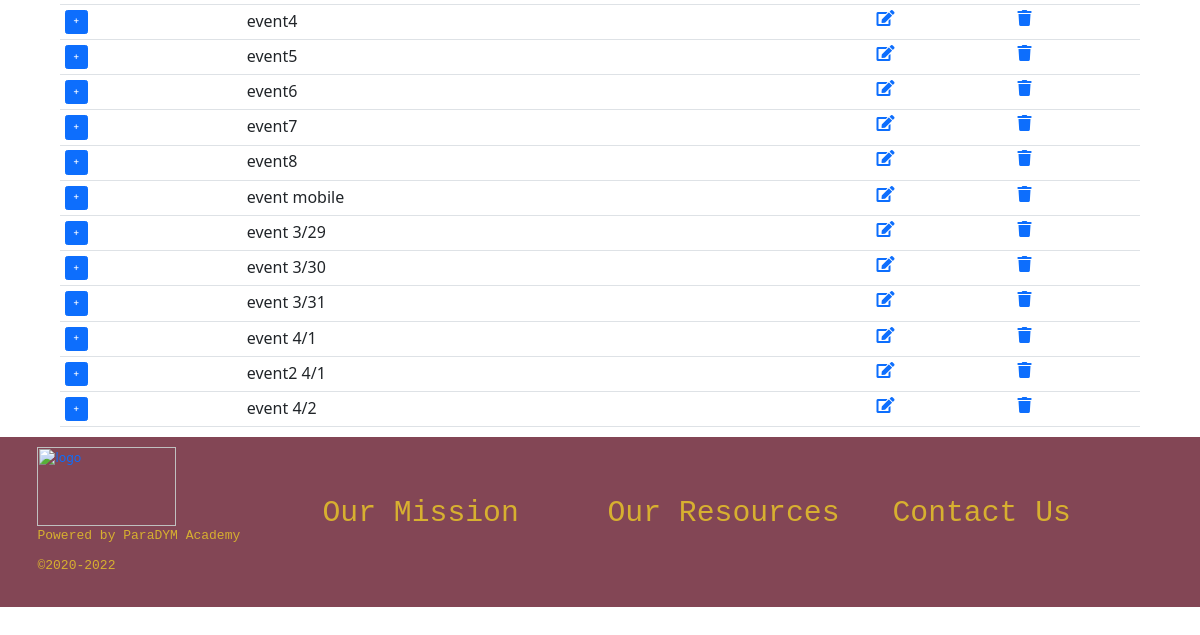
Before: /events (signed in, lower part) with the older database file.
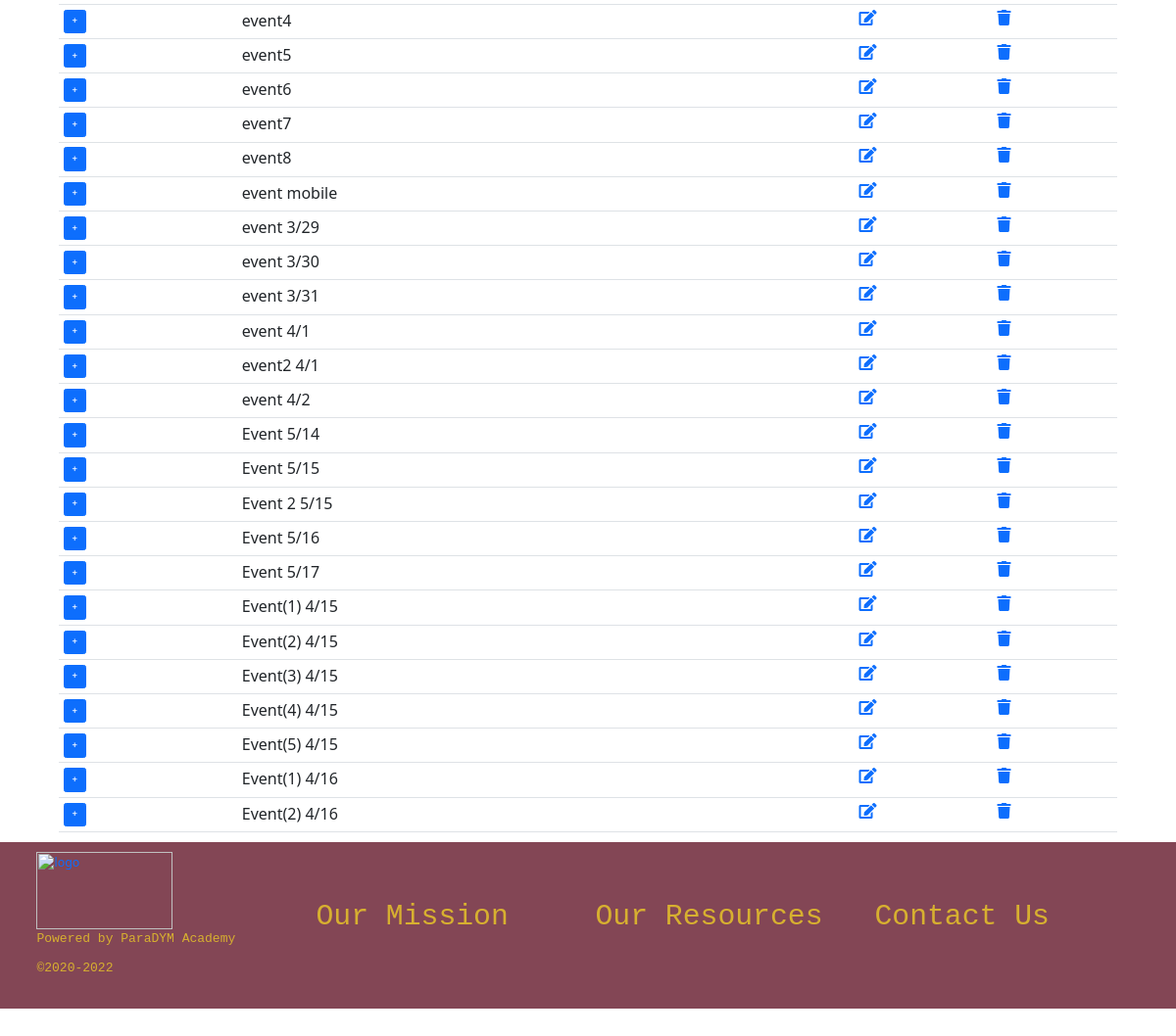
After: the same page with the newer database file.
### ProjectSite/models.py (models this page shows, shortened)
class Event(models.Model):
    EVENT_TAGS = (
        ('Housing', 'Housing'), ('Employment', 'Employment'), ('Education', 'Education'),
        ('Financial Literacy', 'Financial Literacy'), ('Healthcare', 'Healthcare'), ('Mental Health', 'Mental Health'),
        ('Family Engagement', 'Family Engagement'), ('Children Activities', 'Children Activities'), ('Art', 'Art'),
        ('Community Event', 'Community Event'), ('Fundraising', 'Fundraising'), ('Other', 'Other'),
    )
    EVENT_STATUS = (
        (u'Accepted', u'Accepted'),
        (u'Pending', u'Pending'),
        (u'Canceled', u'Canceled'),
        (u'Requested For Change', u'Requested For Change'),
    )
    user = models.ForeignKey(Organization, on_delete=models.CASCADE)
    event_name = models.CharField(max_length=100, null=True, blank=False)
    event_description = models.TextField(max_length=400, null=True, blank=True)
    event_sTime = models.DateTimeField()
    event_eTime = models.DateTimeField()
    event_tag = models.CharField(max_length=30, null=True, choices=EVENT_TAGS)
    event_status = models.CharField(max_length=30, choices=EVENT_STATUS, default='Pending')
    event_date_created = models.DateTimeField(auto_now_add=True, null=True, blank=True)
    event_popper = models.ImageField(null=True, blank=True, upload_to="images/")
    registered = models.ManyToManyField(User, default=None, blank=True, related_name='registeredUser')

### ProjectSite/decorators.py (the view)
        def wrapper_func(request, *args, **kwargs):
            group = None
            if request.user.groups.exists():
                group = request.user.groups.all()[0].name
            if group in allowed_roles:
                return view_func(request, *args, **kwargs)
            else:
                return HttpResponse('You are not authorized to view this page')

### ProjectSite/templatetags/user_tags.py (called while the page is built)
@register.filter(name='has_group')
def has_group(user, group_name):
    return user.groups.filter(name=group_name).exists()

### ProjectSite/views.py (called while the page is built)
@login_required(login_url='login')
@allowed_users(allowed_roles='admin')
def view_events(request):
    orgevents = OrgEvent.objects.all()
    completed_events = orgevents.filter(org_event_status='Accepted')
    event_add = ProjectForms()
    if request.method == 'POST':
        event_add = ProjectForms(request.POST)
        if event_add.is_valid():
            event_add.save()
            return redirect('events')
    events = Event.objects.all()
    context = {'events': events, 'event_add': event_add, 'completed_events': completed_events}
    return render(request, 'ProjectSite/events.html', context)

### templates/ProjectSite/events.html (shortened to what this page needs)
{% extends 'ProjectSite/base.html' %}
{% load static %}
{% block body %}
    <section>
        <div class="container px-5 d-flex justify-content-end">
            <table class="table table-hover">
                <tbody>
                {% for event in events %}
                    <tr>
                        <td>
                            <button type="button" class="btn btn-primary" data-bs-toggle="modal"
                                    data-bs-target="#event-summary">+
                            </button>
                        </td>
                        <td>{{ event.event_name }}</td>
                        <td><a class="update-icon" href=""><i class="fas fa-edit"></i></a></td>
                        <td><a href="" class="delete-icon"><i class="fas fa-trash"></i></a></td>
                    </tr>
                {% endfor %}
                </tbody>
            </table>
        </div>
    </section>
{% endblock %}

Changed rows visible on the page:
added Event: event_name "Event 5/14"
added Event: event_name "Event 5/15"
added Event: event_name "Event 2 5/15"
added Event: event_name "Event 5/16"
added Event: event_name "Event 5/17"
added Event: event_name "Event(1) 4/15"
added Event: event_name "Event(2) 4/15"
added Event: event_name "Event(3) 4/15"
added Event: event_name "Event(4) 4/15"
added Event: event_name "Event(5) 4/15"
added Event: event_name "Event(1) 4/16"
added Event: event_name "Event(2) 4/16"
